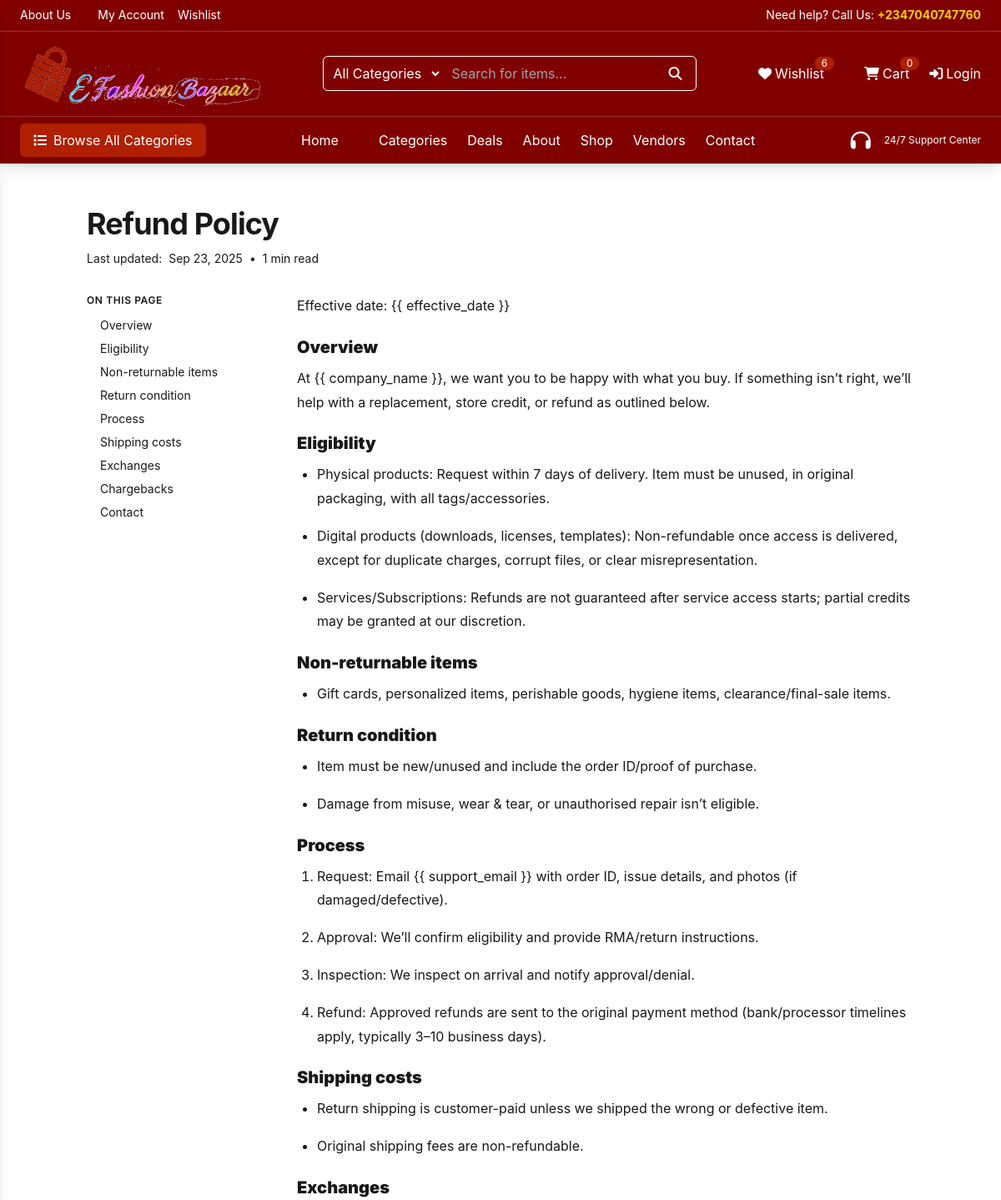
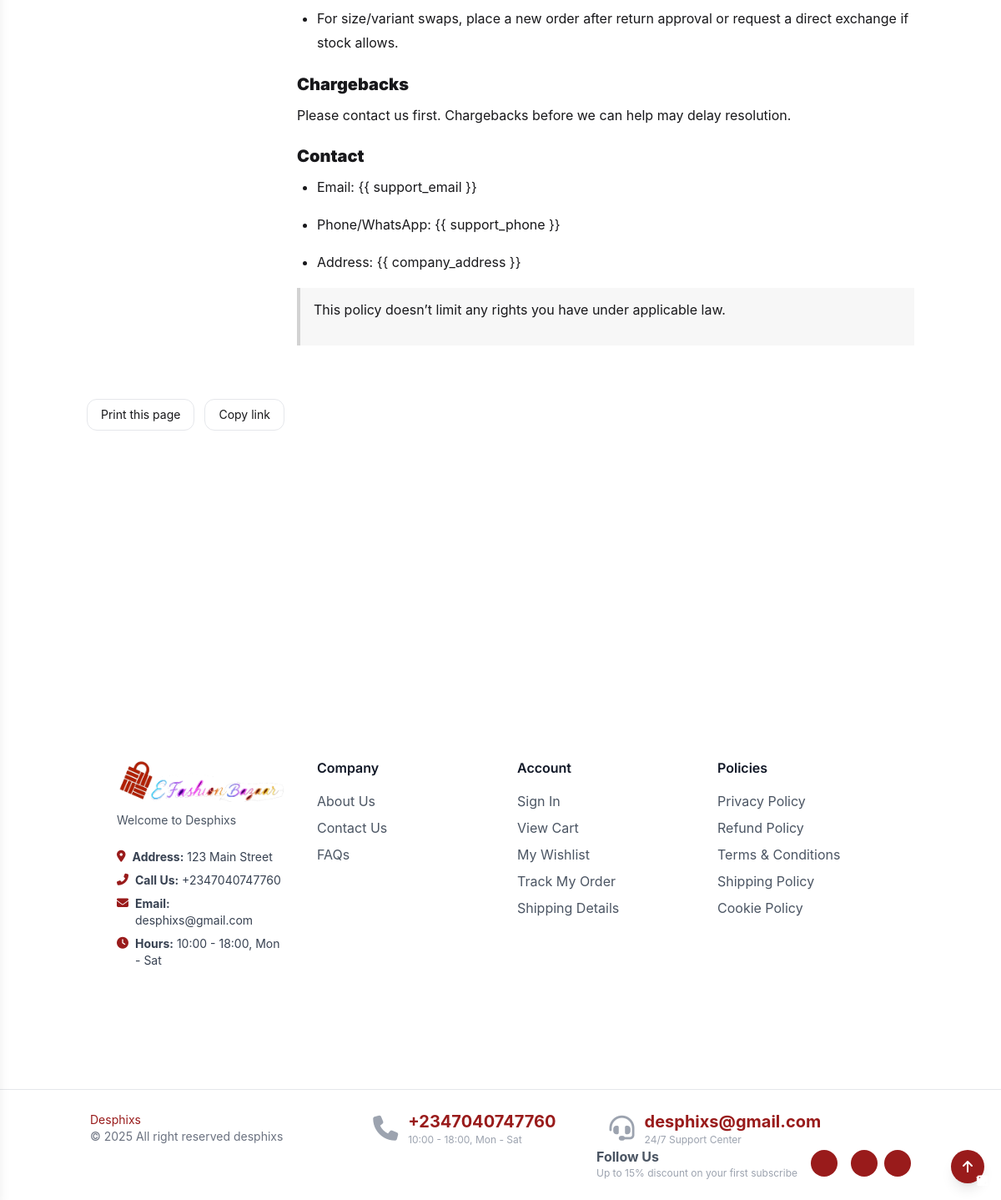
The page /pages/refund-policy/ on the database its author committed (2 pictures, top to bottom).
### addon/models.py (models this page shows, shortened)
class SiteConfiguration(models.Model):
    site_name = models.CharField(max_length=255, default="My Website")
    site_header = models.CharField(max_length=255, default="My Website Admin")
    site_brand = models.CharField(max_length=255, default="My Website Brand")
    site_logo = models.ImageField(upload_to="branding/", null=True, blank=True)
    login_logo = models.ImageField(upload_to="branding/", null=True, blank=True)
    favicon = models.ImageField(upload_to="branding/", null=True, blank=True)
    welcome_text = models.CharField(max_length=255, default="Welcome to My Website")
    footer_text = models.CharField(max_length=255, default="© 2025 My Website")
    address = models.CharField(max_length=255, blank=True, null=True, help_text="Company address shown in footer/contact")
    phone = models.CharField(max_length=50, blank=True, null=True, help_text="Primary phone number")
    email = models.EmailField(blank=True, null=True, help_text="Support or sales email")
    working_hours = models.CharField(max_length=100, blank=True, null=True, help_text="e.g. 10:00 - 18:00, Mon - Sat")
    singleton = models.BooleanField(default=True, editable=False)
    currency_abbr = models.CharField(max_length=255, blank=True, null=True, default="$", help_text="$")
    currency_symbol = models.CharField(max_length=255, blank=True, null=True, default="USD", help_text="USD")
    class Meta:
        verbose_name = "Site Configuration"
        verbose_name_plural = "Site Configuration"
    @classmethod
    def get_solo(cls):
        obj, created = cls.objects.get_or_create(pk=1)
        return obj

class Page(models.Model):
    class Key(models.TextChoices):
        REFUND_POLICY = "refund_policy", _("Refund Policy")
        PRIVACY_POLICY = "privacy_policy", _("Privacy Policy")
        TERMS_AND_CONDITIONS = "terms_and_conditions", _("Terms & Conditions")
        COOKIE_POLICY = "cookie_policy", _("Cookie Policy")
        SHIPPING_POLICY = "shipping_policy", _("Shipping Policy")
        ABOUT = "about", _("About Us")
    key = models.CharField( max_length=64, choices=Key.choices, unique=True, help_text=_("Fixed identifier used by views to fetch this page."),)
    title = models.CharField(max_length=150)
    content = models.TextField(blank=True, help_text=_("HTML or Markdown – your choice."))
    is_published = models.BooleanField(default=True)
    hero_image = models.FileField(upload_to="image", null=True, blank=True)
    created_at = models.DateTimeField(auto_now_add=True)
    updated_at = models.DateTimeField(auto_now=True)
    class Meta:
        verbose_name = _("Page")
        verbose_name_plural = _("Pages")
        ordering = ["key"]

class SocialLink(models.Model):
    platform_name = models.CharField(max_length=100, help_text='e.g. "Twitter", "LinkedIn"')
    icon_class = models.CharField( max_length=100,  help_text="FontAwesome: fab fa-youtube")
    url = models.CharField(null=True, blank=True)

### addon/views.py (the view)
# urls.py: path("refund-policy/", views.refund_policy, name="refund_policy"),
def refund_policy(request):
    page = get_object_or_404(Page, key=Page.Key.REFUND_POLICY, is_published=True)
    context = {"page_title": page.title, "page": page}
    return render(request, "pages/refund_policy.html", context)

### addon/templates/pages/refund_policy.html (shortened to what this page needs)
{% extends 'base/base.html' %}
{% load static %}
{% block content %}
<link rel="stylesheet" href="{% static 'assets/css/typography.css' %}">
<main class="container mx-auto max-w-5xl px-4 py-10 lg:mt-52 mt-14">
  <header class="mb-8">
    <h1 class="text-3xl md:text-4xl font-bold tracking-tight">{{ page.title }}</h1>
    <div class="mt-3 flex flex-wrap items-center gap-3 text-sm text-muted-foreground">
      <div class="flex items-center gap-2">
        <span>Last updated:</span>
        <time datetime="{{ page.updated_at|date:'c' }}">{{ page.updated_at|date:"M d, Y" }}</time>
        <span>•</span>
        <span id="readingTime">—</span>
      </div>
    </div>
  </header>
  <section class="grid grid-cols-1 lg:grid-cols-[220px,1fr] gap-8">
    <aside class="hidden lg:block">
      <div class="sticky top-24">
        <p class="mb-3 text-xs font-semibold uppercase tracking-wider text-muted-foreground">On this page</p>
        <nav id="toc" class="space-y-2 text-sm"></nav>
      </div>
    </aside>
    <article id="pageContent" class="prose prose-neutral max-w-none dark:prose-invert">
      {{ page.content|safe }}
    </article>
  </section>
  <footer class="mt-12 flex flex-wrap gap-3">
    <button type="button" onclick="window.print()" class="rounded-xl border px-4 py-2 text-sm hover:bg-muted">
      Print this page
    </button>
    <button type="button" id="copyLinkBtn" class="rounded-xl border px-4 py-2 text-sm hover:bg-muted">
      Copy link
    </button>
  </footer>
</main>
{% endblock content %}

### templates/partials/header.html (shortened to what this page needs)
{% load static %}
<nav id="main-nav" class="fixed top-0 left-0 w-full z-50 text-[{{theme_settings.header_text_color}}]"
    data-homepage="{% if is_homepage %}true{% elif request.path == '/' %}true{% else %}false{% endif %}">
    <div id="top-bar"
        class="hidden md:flex justify-between items-center px-6 py-2 text-sm border-b border-transparent transition-all duration-300">
        <div class="flex space-x-4">
            <a href="{% url 'addon:about' %}" class="hover:underline">About Us </a>
            <a href="{% url 'customer:dashboard' %}" class="hover:underline">My Account</a>
            <a href="{% url 'customer:wishlist' %}" class="hover:underline">Wishlist</a>
        </div>
        <div class="flex items-center space-x-4">
            <span>Need help? Call Us: <span class="text-yellow-400 font-bold">{{site_config.phone}}</span></span>
        </div>
    </div>
    <div id="main-nav-content"
        class="flex items-center justify-between px-4 md:px-6 py-3 border-t border-white/20 transition-all duration-300">
        <a href="{% url 'store:index' %}">
            <img src="{{site_config.site_logo.url}}" alt="Logo" class="object-contain w-32 md:w-[18rem]">
        </a>
        <div id="search-container" class="hidden md:flex items-center border border-white rounded-md overflow-hidden">
            <select class="bg-transparent px-2 py-2 focus:outline-none">
                <option class="bg-black">All Categories </option>
            </select>
            <input type="text" placeholder="Search for items..."
                class="bg-transparent placeholder-white-light px-3 py-2 w-64 focus:outline-none">
            <button class="px-4">
                <i class="fa fa-search"></i>
            </button>
        </div>
        <div class="flex items-center space-x-4 md:space-x-6">
            <a href="{% url 'customer:wishlist' %}" class="relative flex items-center">
                <i class="fa fa-heart mr-1"></i> <span class="hidden md:inline">Wishlist</span>
                <span class="absolute -top-2 -right-3 bg-[#B01F00] text-xs rounded-full px-2">6</span>
            </a>
            <a href="{% url 'store:cart' %}" class="relative flex items-center">
                <i class="fa fa-shopping-cart mr-1"></i> <span class="hidden md:inline">Cart</span>
                <span class="absolute -top-2 -right-3 bg-[#B01F00] text-xs rounded-full px-2">
                    <span class="cart_item_count">
                        {{cart_item_count|default:"0"}}
                    </span>
                </span>
            </a>
            {% if request.user.is_authenticated %}
                <a href="{% url 'customer:dashboard' %}" class="hidden md:flex items-center">
                    <i class="fa fa-user me-2"></i> Account
                </a>
                <a href="{% url 'userauths:logout' %}" class="hidden md:flex items-center">
                    <i class="fa fa-power-off mr-1"></i>
                </a>
            {% else %}
            <a href="{% url 'userauths:login' %}" class="hidden md:flex items-center">
                <i class="fa fa-sign-in-alt mr-1"></i> Login
            </a>
            {% endif %}
        </div>
    </div>
    <div id="bottom-bar"
        class="hidden md:flex items-center justify-between px-6 py-2 border-t border-white/20 transition-all duration-300">
        <button class="bg-[#B01F00] px-4 py-2 rounded-md flex items-center hover:bg-red-800 transition-colors">
            <i class="fa fa-list mr-2"></i> Browse All Categories
        </button>
        <div id="desktop-links" class="flex space-x-6">
            <a href="/">Home</a>
            <a href="{% url 'store:category_list' %}">Categories</a>
            <a href="{% url 'store:shop' %}">Deals</a>
            <a href="{% url 'addon:about' %}">About</a>
            <a href="{% url 'store:shop' %}">Shop</a>
            <a href="{% url 'vendor:vendor_list' %}">Vendors</a>
            <a href="{% url 'addon:contact' %}">Contact</a>
        </div>
        <div class="flex items-center space-x-2">
            <i class="fa fa-headphones text-2xl"></i>
            <div>
                <div class="text-xs">24/7 Support Center</div>
            </div>
        </div>
    </div>
</nav>

### templates/partials/footer.html
{% load static %}
  <footer class="text-gray-600 lg:mt-52 mt-14">
            <div class="container px-5 py-24 mx-auto">
                <div class="mx-auto max-w-8xl px-4 sm:px-6 lg:px-8 py-12">
                    <div class="grid grid-cols-1 gap-10 md:grid-cols-4">
                    <div>
                        <img src="{{ site_config.site_logo.url }}" alt="Logo" class="w-40 md:w-56 object-contain" />
                        <p class="mt-3 text-sm text-gray-600">{{ site_config.site_header }}</p>
                        <ul class="mt-6 space-y-2 text-sm text-gray-700">
                        <li class="flex items-start gap-2">
                            <i class="fas fa-map-marker-alt text-[#991b1b] mt-0.5"></i>
                            <span><strong>Address:</strong> {{ site_config.address }}</span>
                        </li>
                        <li class="flex items-start gap-2">
                            <i class="fas fa-phone-alt text-[#991b1b] mt-0.5"></i>
                            <span><strong>Call Us:</strong> {{ site_config.phone }}</span>
                        </li>
                        <li class="flex items-start gap-2">
                            <i class="fas fa-envelope text-[#991b1b] mt-0.5"></i>
                            <span><strong>Email:</strong> {{ site_config.email }}</span>
                        </li>
                        <li class="flex items-start gap-2">
                            <i class="fas fa-clock text-[#991b1b] mt-0.5"></i>
                            <span><strong>Hours:</strong> {{ site_config.working_hours }}</span>
                        </li>
                        </ul>
                    </div>
                    <div>
                        <h2 class="text-base font-semibold text-gray-900">Company</h2>
                        <ul class="mt-4 space-y-2">
                        <li>
                            <a href="{% url 'addon:about' %}" class="text-gray-600 hover:text-[#991b1b]">About Us</a>
                        </li>
                        <li>
                            <a href="{% url 'addon:contact' %}" class="text-gray-600 hover:text-[#991b1b]">Contact Us</a>
                        </li>
                        <li>
                            <a href="{% url 'addon:faqs' %}" class="text-gray-600 hover:text-[#991b1b]">FAQs</a>
                        </li>
                        </ul>
                    </div>
                    <div>
                        <h2 class="text-base font-semibold text-gray-900">Account</h2>
                        <ul class="mt-4 space-y-2">
                        {% if request.user.is_authenticated %}
                        <li><a href="{% url 'userauths:logout' %}" class="text-gray-600 hover:text-[#991b1b]">Sign Out</a></li>
                        {% else %}
                        <li><a href="{% url 'userauths:login' %}" class="text-gray-600 hover:text-[#991b1b]">Sign In</a></li>
                        {% endif %}
                        <li><a href="{% url 'store:cart' %}" class="text-gray-600 hover:text-[#991b1b]">View Cart</a></li>
                        <li><a href="{% url 'customer:wishlist' %}" class="text-gray-600 hover:text-[#991b1b]">My Wishlist</a></li>
                        <li><a class="text-gray-600 hover:text-[#991b1b]">Track My Order</a></li>
                        <li><a href="{% url 'addon:shipping_policy' %}" class="text-gray-600 hover:text-[#991b1b]">Shipping Details</a></li>
                        </ul>
                    </div>
                    <div>
                        <h2 class="text-base font-semibold text-gray-900">Policies</h2>
                        <ul class="mt-4 space-y-2">
                        <li><a href="{% url 'addon:privacy_policy' %}" class="text-gray-600 hover:text-[#991b1b]">Privacy Policy</a></li>
                        <li><a href="{% url 'addon:refund_policy' %}" class="text-gray-600 hover:text-[#991b1b]">Refund Policy</a></li>
                        <li><a href="{% url 'addon:terms_and_conditions' %}" class="text-gray-600 hover:text-[#991b1b]">Terms &amp; Conditions</a></li>
                        <li><a href="{% url 'addon:shipping_policy' %}" class="text-gray-600 hover:text-[#991b1b]">Shipping Policy</a></li>
                        <li><a href="{% url 'addon:cookie_policy' %}" class="text-gray-600 hover:text-[#991b1b]">Cookie Policy</a></li>
                        </ul>
                    </div>
                    </div>
                </div>
            </div>
            <div class="border-t border-gray-200">
                <div class="container mx-auto py-6 px-5 flex flex-wrap flex-col sm:flex-row items-center">
                    <p class="text-gray-500 text-sm text-center sm:text-left"><span class="text-[#991b1b]">{{site_config.site_name}}</span>
                        <br>{{ site_config.footer_text }}</p>
                    <div class="flex-grow flex justify-center sm:justify-center my-4 sm:my-0 space-x-8">
                        <div class="flex items-center">
                            <i class="fa-solid fa-phone text-3xl text-gray-400"></i>
                            <div class="ml-3">
                                <p class="text-[#991b1b] font-bold text-xl">{{site_config.phone}}</p>
                                <p class="text-xs text-gray-400">{{site_config.working_hours}}</p>
                            </div>
                        </div>
                        <div class="flex items-center">
                            <i class="fas fa-headset text-3xl text-gray-400"></i>
                            <div class="ml-3">
                                <p class="text-[#991b1b] font-bold text-xl">{{site_config.email}}</p>
                                <p class="text-xs text-gray-400">24/7 Support Center</p>
                            </div>
                        </div>
                    </div>
                    <div class="inline-flex sm:ml-auto sm:mt-0 mt-4 justify-center sm:justify-start items-center">
                        <div>
                            <h3 class="font-bold text-md">Follow Us</h3>
                            <p class="text-xs text-gray-400">Up to 15% discount on your first subscribe</p>
                        </div>
                        <div class="flex ml-4 space-x-2">
                            {% for s in social_links %}
                                    <a href="{{s.url}}"
                                    class="text-white bg-[#991b1b] hover:bg-red-900 w-8 h-8 rounded-full inline-flex items-center justify-center">
                                    <i class="{{s.icon_class}}"></i>
                                </a>
                        {% endfor %}
                        </div>
                    </div>
                </div>
            </div>
            <button
                class="fixed bottom-5 right-5 bg-[#991b1b] hover:bg-red-900 text-white w-10 h-10 rounded-full flex items-center justify-center shadow-lg"
                onclick="window.scrollTo({top: 0, behavior: 'smooth'})">
                <i class="fas fa-arrow-up"></i>
            </button>
        </footer>

### rows shown on the page
SiteConfiguration: phone "+2347040747760", site_logo (picture), site_header "Welcome to Desphixs", address "123 Main Street", email "desphixs@gmail.com", working_hours "10:00 - 18:00, Mon - Sat", site_name "Desphixs", footer_text "© 2025 All right reserved desphixs"
Page: title "Refund Policy", updated_at "Sep 23, 2025", content "Effective date: {{ effective_date }} Overview At {{ company_name }}, we want you to be happy with what you buy. If something isn’t right, we’ll help with a replacement, store credit, or refund as outlined below. Eligibility Physical products: Request within 7 days of delivery. Item must be unused, in original packaging, with all tags/accessories. Digital products (downloads, licenses, templates): Non-refundable once access is delivered, except for duplicate charges, corrupt files, or clear misrepresentation. Services/Subscriptions: Refunds are not guaranteed after service access starts; partial credits may be granted at our discretion. Non-returnable items Gift cards, personalized items,…"

### other values the page prints
{{ cart_item_count|default:"0" }} "0"
